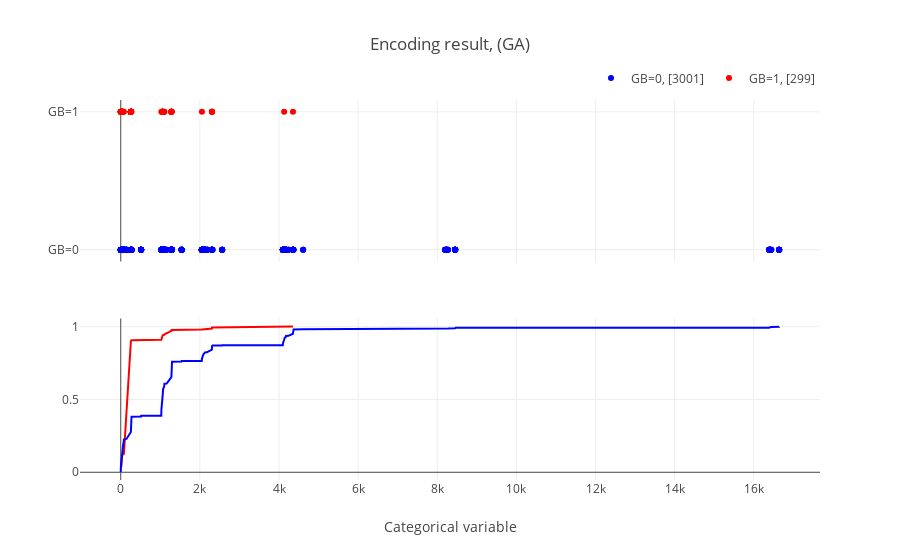

Write notebook code for a chart like this one.
### Code cell
df_ga = arrange_col_by_order(df_bin,[l_col[i] for i in list(ga_xyz.ga.best_solution()[0])])
plot_encode_axis(df_ga, "(GA)")

### Figure 1 — Plotly figure (JSON) as saved in the notebook; plotly's stock layout.template omitted (floating-point values rounded to 4 significant figures; data arrays with more than 128 entries replaced by an {"elided": "..."} marker saying what was removed)
{"data": [{"marker": {"color": "blue"}, "mode": "markers", "name": "GB=0, [3001]", "type": "scatter", "x": {"elided": "3001 int values"}, "xaxis": "x", "y": {"elided": "3001 str values"}, "yaxis": "y"}, {"marker": {"color": "red"}, "mode": "markers", "name": "GB=1, [299]", "type": "scatter", "x": {"elided": "299 int values"}, "xaxis": "x", "y": {"elided": "299 str values"}, "yaxis": "y"}, {"marker": {"color": "red"}, "mode": "lines", "name": "cum 1", "showlegend": false, "type": "scatter", "x": [0, 16, 32, 34, 48, 64, 80, 256, 258, 272, 1026, 1056, 1058, 1096, 1104, 1280, 1282, 2052, 2304, 2306, 4130, 4353], "xaxis": "x2", "y": [0.03344, 0.04013, 0.1104, 0.1137, 0.1204, 0.1237, 0.1271, 0.8997, 0.903, 0.9064, 0.9097, 0.9365, 0.9398, 0.9431, 0.9465, 0.9699, 0.9766, 0.9799, 0.9866, 0.9933, 0.9967, 1], "yaxis": "y2"}, {"marker": {"color": "blue"}, "mode": "lines", "name": "cum 2", "showlegend": false, "type": "scatter", "x": [0, 1, 2, 4, 32, 34, 36, 40, 48, 64, 66, 72, 80, 136, 144, 256, 258, 260, 272, 513, 514, 516, 1024, 1025, 1026, 1028, 1056, 1058, 1060, 1064, 1072, 1088, 1096, 1104, 1160, 1280, 1282, 1284, 1296, 1537, 1538, 1540, 2048, 2049, 2050, 2052, 2080, 2082, 2084, 2088, 2096, 2112, 2120, 2128, 2176, 2184, 2192, 2304, 2306, 2308, 2320, 2561, 2564, 4096, 4097, 4098, 4100, 4128, 4130, 4136, 4144, 4160, 4168, 4176, 4232, 4240, 4352, 4354, 4356, 4368, 4609, 4612, 8194, 8196, 8224, 8226, 8240, 8256, 8258, 8272, 8448, 8450, 8452, 8464, 16386, 16388, 16416, 16418, 16432, 16448, 16640, 16642, 16644], "xaxis": "x2", "y": [0.002333, 0.003665, 0.02266, 0.04432, 0.133, 0.1576, 0.1583, 0.1593, 0.1866, 0.1969, 0.1976, 0.2016, 0.2246, 0.2263, 0.2286, 0.2766, 0.3625, 0.3762, 0.3809, 0.3825, 0.3832, 0.3872, 0.3882, 0.3905, 0.4099, 0.4325, 0.5155, 0.5368, 0.5375, 0.5382, 0.5725, 0.5828, 0.5865, 0.6075, 0.6085, 0.6534, 0.7361, 0.7547, 0.7587, 0.7604, 0.7611, 0.7631, 0.7641, 0.7644, 0.7721, 0.7794, 0.8017, 0.8071, 0.8074, 0.8077, 0.8134, 0.8157, 0.8174, 0.8227, 0.8231, 0.8241, 0.8247, 0.8414, 0.8657, 0.869, 0.8697, 0.87, 0.8717, 0.872, 0.8727, 0.8804, 0.8864, 0.9074, 0.9157, 0.916, 0.923, 0.9264, 0.9267, 0.935, 0.9357, 0.9364, 0.9507, 0.974, 0.98, 0.9807, 0.9813, 0.9817, 0.982, 0.9827, 0.9843, 0.9847, 0.985, 0.9857, 0.986, 0.9867, 0.9883, 0.99, 0.991, 0.9913, 0.992, 0.9933, 0.995, 0.9957, 0.9967, 0.997, 0.9983, 0.9997, 1], "yaxis": "y2"}], "layout": {"autosize": true, "legend": {"orientation": "h", "x": 1, "xanchor": "right", "y": 1.02, "yanchor": "bottom"}, "title": {"text": "Encoding result, (GA)"}, "xaxis": {"anchor": "y", "autorange": true, "domain": [0, 1], "matches": "x2", "range": [-1020.0, 17660.0], "showticklabels": false, "type": "linear"}, "xaxis2": {"anchor": "y2", "autorange": true, "domain": [0, 1], "range": [-1020.0, 17660.0], "title": {"text": "Categorical variable"}, "type": "linear"}, "yaxis": {"anchor": "x", "autorange": true, "domain": [0.575, 1], "range": [-0.1235, 1.123], "type": "category"}, "yaxis2": {"anchor": "x2", "autorange": true, "domain": [0, 0.425], "range": [-0.05309, 1.055], "type": "linear"}}}
